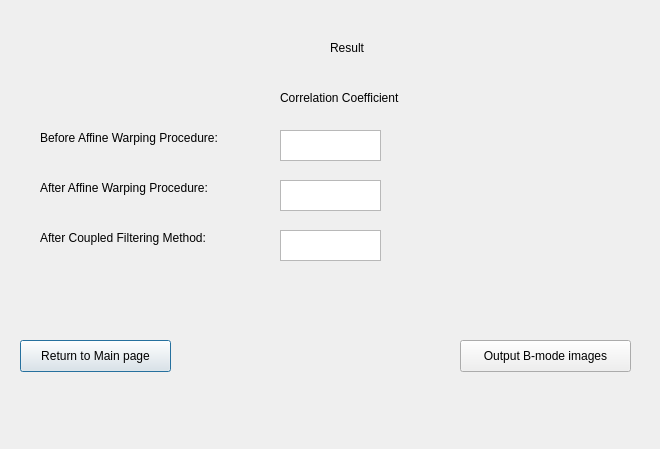
<?xml version="1.0" encoding="UTF-8"?>
<ui version="4.0">
 <class>SecDialog</class>
 <widget class="QDialog" name="SecDialog">
  <property name="geometry">
   <rect>
    <x>0</x>
    <y>0</y>
    <width>660</width>
    <height>449</height>
   </rect>
  </property>
  <property name="windowTitle">
   <string>Dialog</string>
  </property>
  <widget class="QTextBrowser" name="textBrowser">
   <property name="geometry">
    <rect>
     <x>280</x>
     <y>130</y>
     <width>101</width>
     <height>31</height>
    </rect>
   </property>
  </widget>
  <widget class="QTextBrowser" name="textBrowser_2">
   <property name="geometry">
    <rect>
     <x>280</x>
     <y>180</y>
     <width>101</width>
     <height>31</height>
    </rect>
   </property>
  </widget>
  <widget class="QLabel" name="label_4">
   <property name="geometry">
    <rect>
     <x>40</x>
     <y>180</y>
     <width>211</width>
     <height>16</height>
    </rect>
   </property>
   <property name="text">
    <string>After Affine Warping Procedure:</string>
   </property>
  </widget>
  <widget class="QLabel" name="label_5">
   <property name="geometry">
    <rect>
     <x>40</x>
     <y>230</y>
     <width>191</width>
     <height>16</height>
    </rect>
   </property>
   <property name="text">
    <string>After Coupled Filtering Method:</string>
   </property>
  </widget>
  <widget class="QTextBrowser" name="textBrowser_3">
   <property name="geometry">
    <rect>
     <x>280</x>
     <y>230</y>
     <width>101</width>
     <height>31</height>
    </rect>
   </property>
  </widget>
  <widget class="QPushButton" name="pushButton">
   <property name="geometry">
    <rect>
     <x>20</x>
     <y>340</y>
     <width>151</width>
     <height>32</height>
    </rect>
   </property>
   <property name="text">
    <string>Return to Main page</string>
   </property>
  </widget>
  <widget class="QPushButton" name="pushButton_2">
   <property name="geometry">
    <rect>
     <x>460</x>
     <y>340</y>
     <width>171</width>
     <height>32</height>
    </rect>
   </property>
   <property name="text">
    <string>Output B-mode images</string>
   </property>
  </widget>
  <widget class="QLabel" name="label_2">
   <property name="geometry">
    <rect>
     <x>280</x>
     <y>90</y>
     <width>141</width>
     <height>16</height>
    </rect>
   </property>
   <property name="text">
    <string>Correlation Coefficient</string>
   </property>
  </widget>
  <widget class="QLabel" name="label_3">
   <property name="geometry">
    <rect>
     <x>40</x>
     <y>130</y>
     <width>211</width>
     <height>16</height>
    </rect>
   </property>
   <property name="text">
    <string>Before Affine Warping Procedure:</string>
   </property>
  </widget>
  <widget class="QLabel" name="label">
   <property name="geometry">
    <rect>
     <x>330</x>
     <y>40</y>
     <width>41</width>
     <height>16</height>
    </rect>
   </property>
   <property name="text">
    <string>Result</string>
   </property>
  </widget>
 </widget>
 <resources/>
 <connections/>
</ui>
